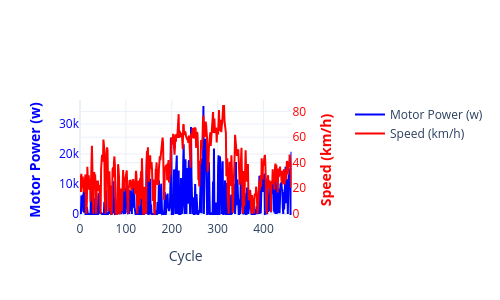

Write notebook code for a chart like this one.
### Code cell
pwr_dm = df['Motor Pwr(w)']
spd = df['speed']
PlotTwoScalesPLY(y1=pwr_dm,y2=spd,y1_name='Motor Power (w)',y2_name='Speed (km/h)')

### Figure 1 — Plotly figure (JSON) as saved in the notebook; plotly's stock layout.template omitted (floating-point values rounded to 4 significant figures; data arrays with more than 128 entries replaced by an {"elided": "..."} marker saying what was removed)
{"data": [{"line": {"color": "blue"}, "name": "Motor Power (w)", "type": "scatter", "x": {"elided": "462 int values"}, "xaxis": "x", "y": {"elided": "462 int values"}, "yaxis": "y"}, {"line": {"color": "red"}, "name": "Speed (km/h)", "type": "scatter", "x": {"elided": "462 int values"}, "xaxis": "x", "y": {"elided": "462 float values"}, "yaxis": "y2"}], "layout": {"height": 300, "legend": {"orientation": "v", "x": 1.2, "y": 1}, "width": 500, "xaxis": {"anchor": "y", "domain": [0, 0.94], "title": {"text": "Cycle"}}, "yaxis": {"anchor": "x", "domain": [0, 1], "tickfont": {"color": "blue"}, "title": {"font": {"color": "blue"}, "text": "<b>Motor Power (w)</b>"}}, "yaxis2": {"anchor": "x", "overlaying": "y", "side": "right", "tickfont": {"color": "red"}, "title": {"font": {"color": "red"}, "text": "<b>Speed (km/h)</b>"}}}}
